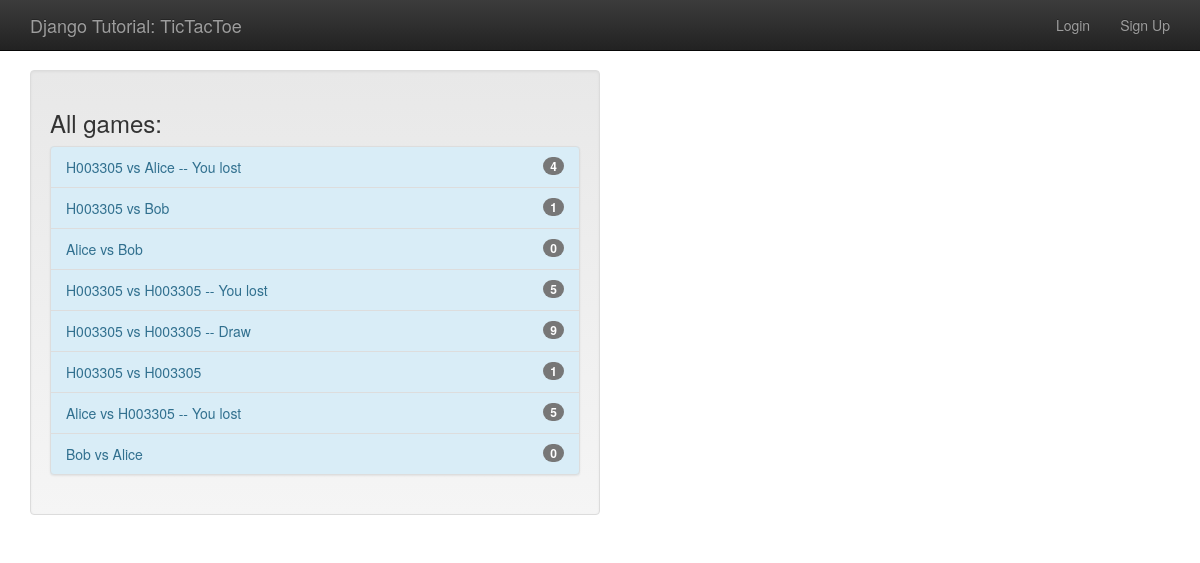
Screenshot of /games/all with the database file from the repository.
### gameplay/models.py (models this page shows, shortened)
class Game(models.Model):
    first_player = models.ForeignKey(User, related_name="games_first_player", on_delete=models.CASCADE)
    second_player = models.ForeignKey(User, related_name="games_second_player", on_delete=models.CASCADE)
    start_time = models.DateTimeField(auto_now_add=True)
    last_active = models.DateTimeField(auto_now=True)
    status = models.CharField(max_length=1,default='F',choices=GAME_STATUS_CHOICES)
    objects = GamesQuerySet.as_manager()
    def get_absolute_url(self):
        return reverse('gameplay_detail', args=[self.id])
    def __str__(self):
        return "{0} vs {1}".format(self.first_player, self.second_player)

### gameplay/views.py (the view)
# urls.py: path('all', AllGamesList.as_view(), name="all")
class AllGamesList(ListView):
    model = Game

### player/templates/gameplay/game_list.html
{% extends 'base.html' %}
{% block content %}
    <div class="well col-sm-6">
        <h3>All games:</h3>
        {% include "player/game_list_snippet.html" with games_list=object_list %}
    </div>
{% endblock content %}

### player/templates/player/game_list_snippet.html
{% if games_list %}
    <div class="list-group bg-info" >
        {% for game in games_list %}
            <a class="list-group-item list-group-item-info"
               href="{{ game.get_absolute_url }}">
                {{ game }}
                {% if game.status not in 'FS' %}
                    {% if game.status == "D" %}
                        -- Draw
                    {% elif game.status == "W" and user == game.first_player %}
                        -- You won!
                    {% elif game.status == "L" and user == game.second_player %}
                        -- You won!
                    {% else %}
                        -- You lost
                    {% endif %}
                {% endif %}
                <span class="badge">{{ game.move_set.count }}</span>
            </a>
        {% endfor %}
    </div>
{% else %}
    There is nothing here.
{% endif %}

### player/templates/base.html (style rules this page uses)
body { padding-top: 70px; padding-bottom: 20px; }

### rows the page displays
Game: first_player+second_player "H003305 vs Alice", status "-- You lost", move_set.count "4"
Game: first_player+second_player "H003305 vs Bob", move_set.count "1"
Game: first_player+second_player "Alice vs Bob", move_set.count "0"
Game: first_player+second_player "H003305 vs H003305", status "-- You lost", move_set.count "5"
Game: first_player+second_player "H003305 vs H003305", status "-- Draw", move_set.count "9"
Game: first_player+second_player "H003305 vs H003305", move_set.count "1"
Game: first_player+second_player "Alice vs H003305", status "-- You lost", move_set.count "5"
Game: first_player+second_player "Bob vs Alice", move_set.count "0"
